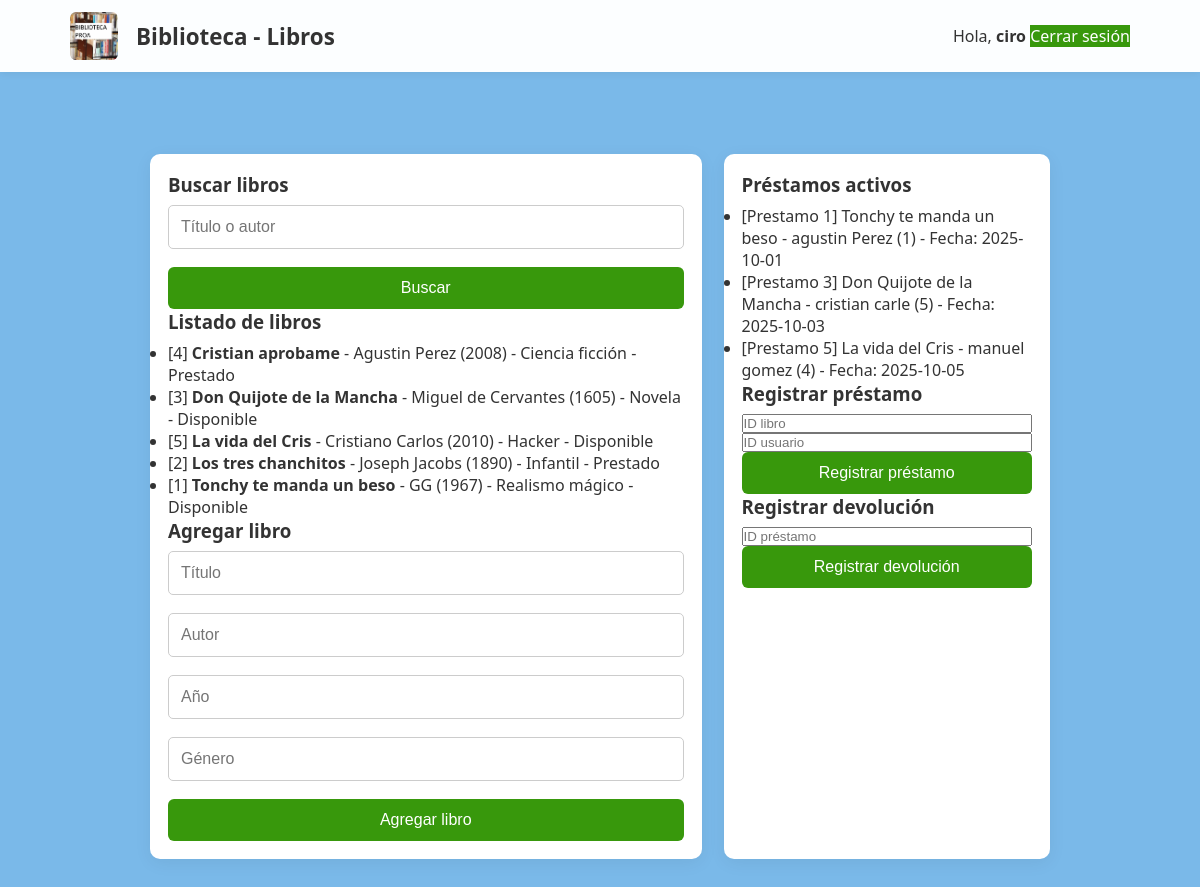
The app's page /libros (signed in) with its own data.
### tables this page shows
CREATE TABLE libros (
            id INTEGER PRIMARY KEY AUTOINCREMENT,
            titulo TEXT NOT NULL,
            autor  TEXT NOT NULL,
            año INTEGER,
            genero TEXT NOT NULL,
            disponibilidad INTEGER NOT NULL DEFAULT 1  -- 1 = disponible, 0 = prestado
        );

CREATE TABLE prestamos (
            id INTEGER PRIMARY KEY AUTOINCREMENT,
            id_libro INTEGER NOT NULL,
            id_usuario INTEGER NOT NULL,
            fecha_prestamo TEXT NOT NULL,
            fecha_devolucion TEXT,                     -- NULL si no fue devuelto
            FOREIGN KEY (id_libro) REFERENCES libros(id),
            FOREIGN KEY (id_usuario) REFERENCES usuarios(id)       
            

        );

CREATE TABLE usuarios (
            id INTEGER PRIMARY KEY AUTOINCREMENT,
            username TEXT UNIQUE NOT NULL,
            password_hash TEXT NOT NULL,
            apellido TEXT NOT NULL,
            email TEXT UNIQUE
        );

### app.py (the view)
@app.route('/libros')
def libros():
    if 'username' not in session:
        return redirect(url_for('login'))
    q = request.args.get('q', '').strip()
    conn = get_db_connection()
    if q:
        like = f"%{q}%"
        libros = conn.execute("SELECT * FROM libros WHERE titulo LIKE ? OR autor LIKE ? ORDER BY titulo", (like, like)).fetchall()
    else:
        libros = conn.execute("SELECT * FROM libros ORDER BY titulo").fetchall()
    prestamos = conn.execute(
        """
        SELECT p.id AS prestamo_id, p.id_libro, p.id_usuario, p.fecha_prestamo, p.fecha_devolucion,
               l.titulo AS libro_titulo, u.username AS usuario_nombre, u.apellido AS usuario_apellido
        FROM prestamos p
        JOIN libros l ON p.id_libro = l.id
        JOIN usuarios u ON p.id_usuario = u.id
        WHERE p.fecha_devolucion IS NULL
        ORDER BY p.fecha_prestamo
        """
    ).fetchall()
    conn.close()
    return render_template('libros.html', user=session['username'], libros=libros, prestamos=prestamos, q=q)

### app.py (called while the page is built)
def get_db_connection():
    conn = sqlite3.connect("biblioteca.db")
    conn.row_factory = sqlite3.Row
    conn.execute("PRAGMA foreign_keys = ON;")
    return conn

### templates/libros.html (shortened to what this page needs)
<!DOCTYPE html>
<html lang="es">
<head>
    <link rel="stylesheet" href="{{ url_for('static', filename='global.css') }}">
    <link rel="stylesheet" href="{{ url_for('static', filename='home.css') }}">
</head>
<body>
    <header class="site-header">
        <div class="header-inner header-grid top-bar">
            <div class="brand">
                <img src="{{ url_for('static', filename='ladoizquierdo.png') }}" alt="Biblioteca" class="logo">
                <h1 class="brand-title">Biblioteca - Libros</h1>
            </div>
            <div class="user-actions">
                <span class="user-greet">Hola, <strong>{{ user }}</strong></span>
                <a class="nav-link logout" href="{{ url_for('logout') }}">Cerrar sesión</a>
            </div>
        </div>
    </header>
    <main class="main-content">
        <section class="overview">
            <div class="card" style="flex:1 1 60%;">
                <h3>Buscar libros</h3>
                <form method="GET" action="{{ url_for('libros') }}">
                    <input type="text" name="q" placeholder="Título o autor" value="{{ q }}">
                    <button type="submit">Buscar</button>
                </form>
                <h3>Listado de libros</h3>
                <ul>
                    {% for b in libros %}
                        <li>[{{ b.id }}] <strong>{{ b.titulo }}</strong> - {{ b.autor }} ({{ b['año'] }}) - {{ b.genero }} - {% if b.disponibilidad == 1 %}Disponible{% else %}Prestado{% endif %}</li>
                    {% endfor %}
                </ul>
                <h3>Agregar libro</h3>
                <form method="POST" action="{{ url_for('add_book_route') }}">
                    <input type="text" name="titulo" placeholder="Título" required>
                    <input type="text" name="autor" placeholder="Autor" required>
                    <input type="text" name="año" placeholder="Año">
                    <input type="text" name="genero" placeholder="Género" required>
                    <button type="submit">Agregar libro</button>
                </form>
            </div>
            <div class="card" style="flex:1 1 35%;">
                <h3>Préstamos activos</h3>
                <ul>
                    {% for p in prestamos %}
                        <li>[Prestamo {{ p.prestamo_id }}] {{ p.libro_titulo }} - {{ p.usuario_nombre }} {{ p.usuario_apellido }} ({{ p.id_usuario }}) - Fecha: {{ p.fecha_prestamo }}</li>
                    {% endfor %}
                </ul>
                <h3>Registrar préstamo</h3>
                <form method="POST" action="{{ url_for('create_loan_route') }}">
                    <input type="number" name="id_libro" placeholder="ID libro" required>
                    <input type="number" name="id_usuario" placeholder="ID usuario" required>
                    <button type="submit">Registrar préstamo</button>
                </form>
                <h3>Registrar devolución</h3>
                <form method="POST" action="{{ url_for('return_loan_route') }}">
                    <input type="number" name="prestamo_id" placeholder="ID préstamo" required>
                    <button type="submit">Registrar devolución</button>
                </form>
            </div>
        </section>
    </main>
</body>
</html>

### static/global.css (style rules this page uses)
* { margin: 0; padding: 0; box-sizing: border-box; }
body { font-family: 'Segoe UI', Tahoma, Geneva, Verdana, sans-serif, fantasy; color: #333; min-height: 100vh; background-color: #7ab9e9; overflow-x: hidden; overflow-y: auto; }
input[type="text"], input[type="password"] { padding: 12px; margin-bottom: 18px; border: 1px solid #ccc; border-radius: 5px; font-size: 1rem; transition: border-color 0.3s ease, box-shadow 0.3s ease; }
button { background-color: #38980c; color: white; border: none; padding: 12px; border-radius: 6px; font-size: 1rem; cursor: pointer; transition: background-color 0.3s ease; }
a { text-decoration: none; color: #536dfe; }
form { display: flex; flex-direction: column; }

### static/home.css (style rules this page uses)
.site-header { width: 100%; background: rgba(255,255,255,0.98); box-shadow: 0 2px 8px rgba(0,0,0,0.06); position: fixed; top: 0; left: 0; z-index: 999; backdrop-filter: blur(4px); height: 72px; display: flex; align-items: center; }
.header-inner { max-width: 1100px; margin: 0 auto; padding: 0 20px; width: 100%; display: flex; align-items: center; justify-content: space-between; }
.brand { display: flex; align-items: center; gap: 12px; }
.brand-title { font-size: 1.4rem; margin-left: 6px; }
.logo { width: 48px; height: 48px; object-fit: cover; border-radius: 6px; }
.nav-link.logout { background: #38980c; color: #fff; }
.main-content { max-width: 1100px; margin: 24px auto; padding: 110px 20px 60px; display: flex; flex-direction: column; gap: 28px; align-items: center; box-sizing: border-box; }
.overview { display: flex; gap: 22px; align-items: stretch; justify-content: center; width: 100%; max-width: 900px; margin: 0 auto; padding-top: 10px; }
.overview .card { flex: 0 0 260px; }
.card { background: #fff; padding: 18px; border-radius: 10px; box-shadow: 0 4px 18px rgba(0,0,0,0.06); text-align: left; }
.card h3 { margin-bottom: 8px; }
@media (min-width: 721px) and (max-width: 1200px) { .main-content { padding-top: 120px; } }

### records on screen
libros: id "4", titulo "Cristian aprobame", autor "Agustin Perez", año "2008", genero "Ciencia ficción", disponibilidad "Prestado"
libros: id "3", titulo "Don Quijote de la Mancha", autor "Miguel de Cervantes", año "1605", genero "Novela", disponibilidad "Disponible"
libros: id "5", titulo "La vida del Cris", autor "Cristiano Carlos", año "2010", genero "Hacker", disponibilidad "Disponible"
libros: id "2", titulo "Los tres chanchitos", autor "Joseph Jacobs", año "1890", genero "Infantil", disponibilidad "Prestado"
libros: id "1", titulo "Tonchy te manda un beso", autor "GG", año "1967", genero "Realismo mágico", disponibilidad "Disponible"
prestamos: prestamo_id "1", libro_titulo "Tonchy te manda un beso", usuario_nombre "agustin", usuario_apellido "Perez", id_usuario "1", fecha_prestamo "2025-10-01"
prestamos: prestamo_id "3", libro_titulo "Don Quijote de la Mancha", usuario_nombre "cristian", usuario_apellido "carle", id_usuario "5", fecha_prestamo "2025-10-03"
prestamos: prestamo_id "5", libro_titulo "La vida del Cris", usuario_nombre "manuel", usuario_apellido "gomez", id_usuario "4", fecha_prestamo "2025-10-05"

### other values on screen
{{ user }} "ciro"
